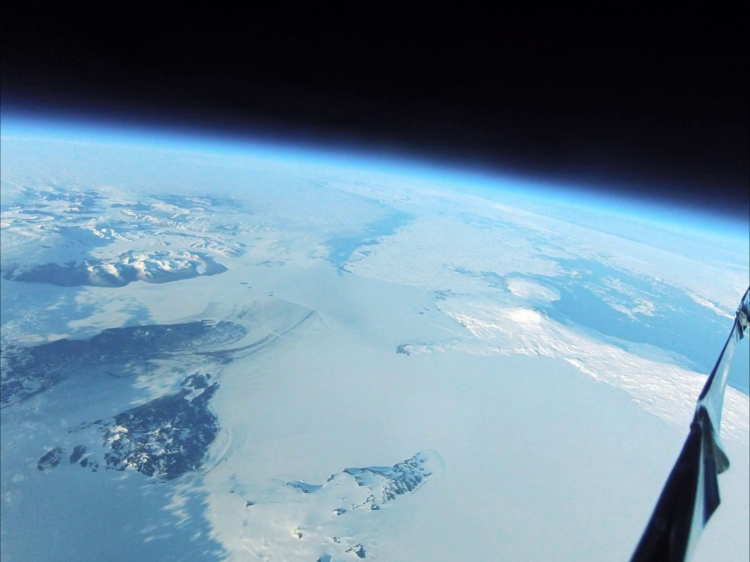
#> input picture frame 60 of payload/at_float.mp4, 1500 x 1124 px, given in place of at_float.m4v, which was not available (shown at 1/2 size)
$ python HorizonScanner_Module.py
#> lines starting #> are read from the running program, lines starting #| are printed output that depends on the picture; pictures that were not available may be replaced by others from this repository, and a replacement may not be noted
import cv2 as cv  # used to process images
import numpy as np
import math as m
import time


########### Main Program #############


def calc_attitude(image):
    # split has array of colors (B,G,R) with index 0,1,2
    b, g, r = np.array(cv.split(image))

    #####blur the image

    # Gaussian Blur
    b = cv.GaussianBlur(b, (13, 13), 0)
    r = cv.GaussianBlur(r, (13, 13), 0)

    ###### intensity profile

    # get average of the intensity of the 4 pixels
    t1 = time.time()
    for x in range(wide):
        intensityB[:, x] = b[:, x * 4:(x + 1) * 4].mean(axis=1)
        intensityR[:, x] = r[:, x * 4:(x + 1) * 4].mean(axis=1)

    #######plot intensity profile and save to image
    br = abs(intensityB - intensityR)

    ####maximums####

    Mbr = np.argmax(br, axis=0)
    traceTime = time.time() - t0

    ### remove outliers
    Lside = np.where(abs(np.flip(Mbr[wid + 1:wide] - np.mean(Mbr))) < 3 * np.std(Mbr), Mbr[0:wid], False)
    Rside = np.where(abs(np.flip(Mbr[0:wid] - np.mean(Mbr))) < 3 * np.std(Mbr), Mbr[wid + 1:wide], False)

    ly = Lside[Lside != False]
    ry = Rside[Rside != False]
    lx = Llx[Lside != False]
    rx = Rrx[Rside != False]

    # left point (y,dy,x,dx)
    lp = (np.mean(ly), np.std(ly) / np.sqrt(len(ly)),
          np.mean(lx), np.std(lx) / np.sqrt(len(lx)))
    # right point (y,dy,x,dx)
    rp = (np.mean(ry), np.std(ry) / np.sqrt(len(ry)),
          np.mean(rx), np.std(rx) / np.sqrt(len(rx)))
    #### Calculate attitudes####

    # calculate the actual value
    theta = (lp[0] - rp[0]) / ((lp[2] - rp[2]) * 4)
    roll = round(180 / 3.1415926 * np.arctan(theta), 5)
    pitch = round(((lp[0] + rp[0]) / 2 - iHigh / 2) * 63 / iHigh, 5)
    # calculate uncertainty. 'uroll' is the uncertainty of roll, 'upitch' is the uncertainty of pitch
    dtheta = (((lp[1] - rp[1]) / (lp[2] - rp[2])) + ((rp[3] - lp[3]) / (lp[2] - rp[2]) ** 2)) / 4

    uroll = round(180 / 3.1415926 * (1 / (1 + theta ** 2)) * dtheta, 5)
    upitch = round(63 / 2 / iHigh * (lp[1] + rp[1]), 5)
    attitudeTime = time.time() - t0

    return roll, uroll, pitch, upitch, attitudeTime


# Load Vedio
vidcap = cv.VideoCapture('at_float.m4v')
count = 0
success, image = vidcap.read()
#> image is the input picture: shape (1124, 1500, 3); mean B, G, R 152.8, 134, 106.1
iHigh, iWide, iChannel = image.shape
#> iHigh = 1124; iWide = 1500; iChannel = 3

# Define Parameters
wide = int(iWide / 4)
#> wide = 375
intensityB = np.zeros((iHigh, wide))
intensityR = np.zeros((iHigh, wide))
Mbr = np.zeros(wide)
#> Mbr = 375 values from 0 to 0
wid = int(iWide / 8)
#> wid = 187
pair = np.zeros((2, int(wid)))  # 0 is roll, 1 is pitch
Llx = np.arange(0, wid)
#> Llx = 187 values from 0 to 186
Rrx = np.arange(wid + 1, wide)
#> Rrx = 187 values from 188 to 374

# save files
trace = open("horizon trace.txt", "w")
attitude = open("horizon attitudes.txt", "w")

# process all frame
t0 = time.time()
while success:
    roll, uroll, pitch, upitch, attitudeTime = calc_attitude(image)
#> in calc_attitude, `b, g, r = np.array(cv.split(image))`:
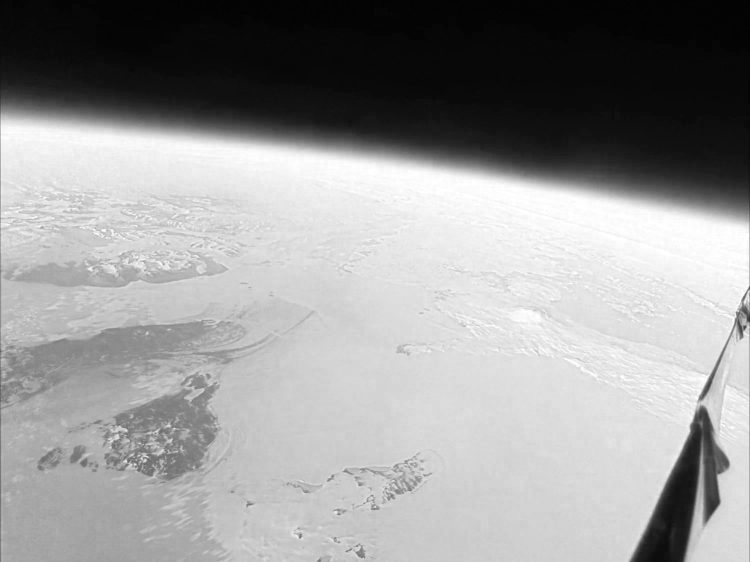
#> b: shape (1124, 1500) (shown at 1/2 size); min 2, max 255, mean 152.8
#> in calc_attitude, `b, g, r = np.array(cv.split(image))`:
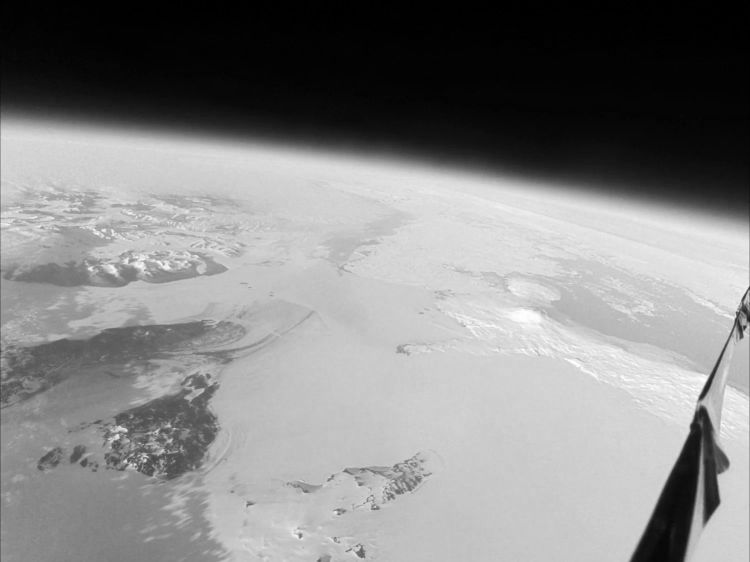
#> g: shape (1124, 1500) (shown at 1/2 size); min 0, max 255, mean 134
#> in calc_attitude, `b, g, r = np.array(cv.split(image))`:
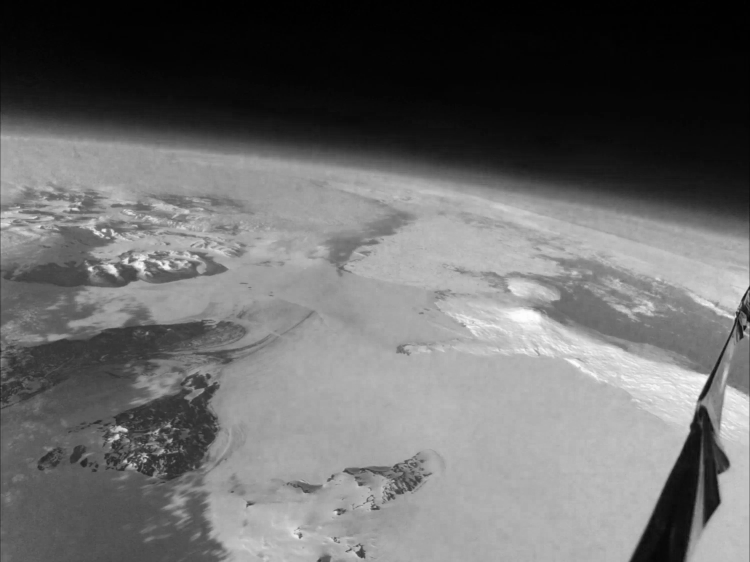
#> r: shape (1124, 1500) (shown at 1/2 size); min 0, max 255, mean 106.1
#> after the loop in calc_attitude, `for x in range(wide):`:
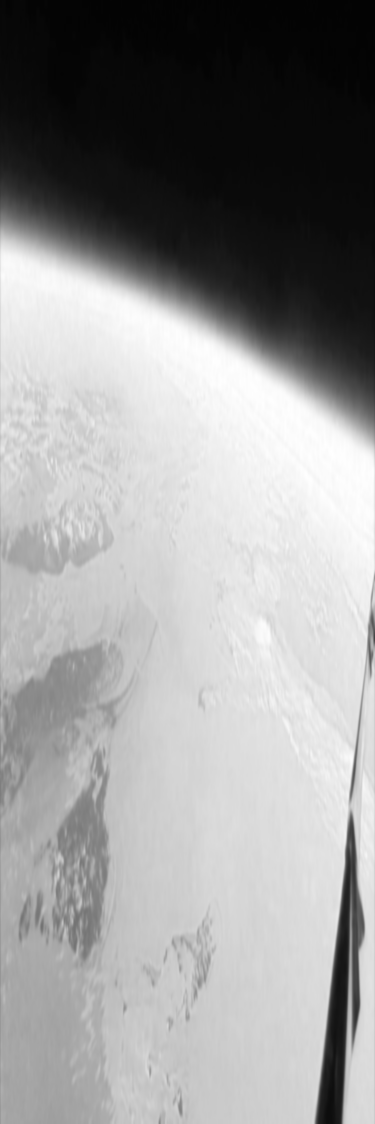
#> intensityB: shape (1124, 375) float64; min 3, max 255, mean 152.9
#> after the loop in calc_attitude, `for x in range(wide):`:
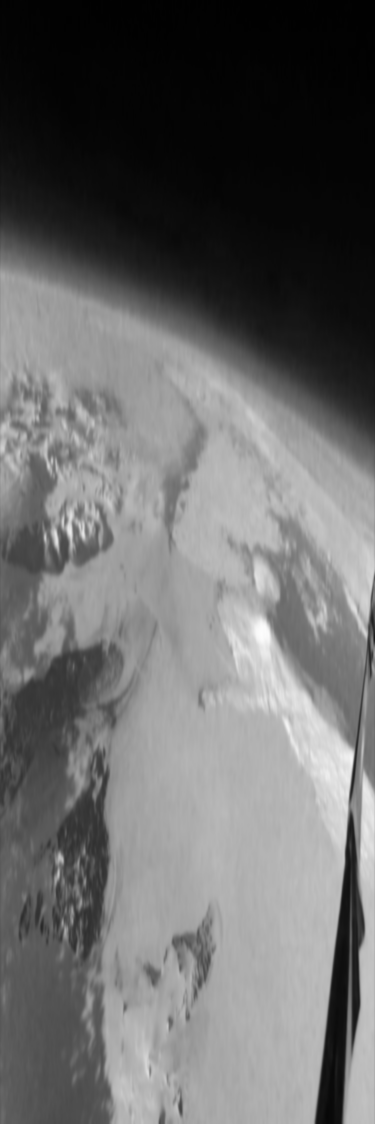
#> intensityR: shape (1124, 375) float64; min 1, max 253, mean 106.1
#> in calc_attitude, `br = abs(intensityB - intensityR)`:
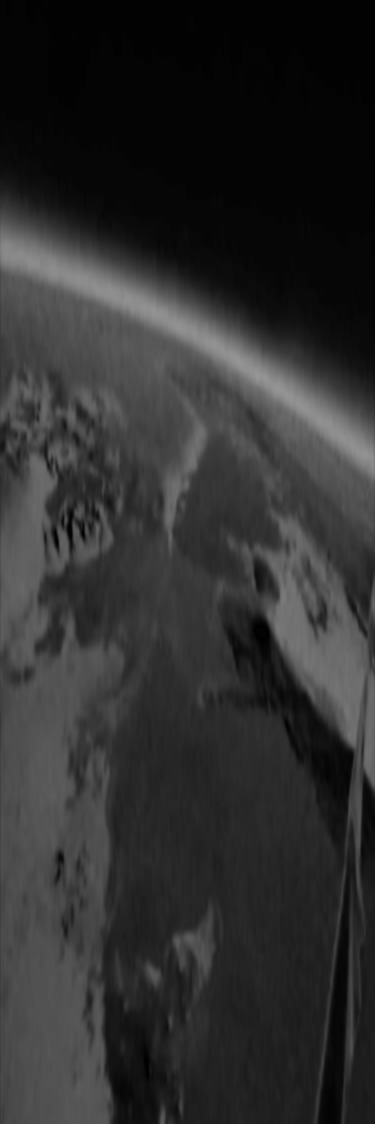
#> br: shape (1124, 375) float64; min 0, max 151.2, mean 46.8
#> in calc_attitude, `Mbr = np.argmax(br, axis=0)`: Mbr = 375 values, max 462 at index 374, min 248 at index 0, mean 339.5
#> in calc_attitude, `Lside = np.where(abs(np.flip(Mbr[wid + 1:wide] - np.mean(Mbr))) < 3 * ..`: Lside = 187 values, max 329 at index 185, min 248 at index 0, mean 286.6
#> in calc_attitude, `Rside = np.where(abs(np.flip(Mbr[0:wid] - np.mean(Mbr))) < 3 * np.std(..`: Rside = 187 values, max 462 at index 186, min 329 at index 0, mean 392.4
#> in calc_attitude, `ly = Lside[Lside != False]`: ly has the same summary as Lside
#> in calc_attitude, `ry = Rside[Rside != False]`: ry has the same summary as Rside
#> in calc_attitude, `lx = Llx[Lside != False]`: lx = 187 values from 0 to 186
#> in calc_attitude, `rx = Rrx[Rside != False]`: rx = 187 values from 188 to 374
#> in calc_attitude, `lp = (np.mean(ly), np.std(ly) / np.sqrt(len(ly)), np.mean(lx), np.std(..`: lp = (286.6, 1.67, 93, 3.95)
#> in calc_attitude, `rp = (np.mean(ry), np.std(ry) / np.sqrt(len(ry)), np.mean(rx), np.std(..`: rp = (392.4, 2.82, 281, 3.95)
#> in calc_attitude, `theta = (lp[0] - rp[0]) / ((lp[2] - rp[2]) * 4)`: theta = 0.141
#> in calc_attitude, `roll = round(180 / 3.1415926 * np.arctan(theta), 5)`: roll = 8.01
#> in calc_attitude, `pitch = round(((lp[0] + rp[0]) / 2 - iHigh / 2) * 63 / iHigh, 5)`: pitch = -12.47
#> in calc_attitude, `dtheta = (((lp[1] - rp[1]) / (lp[2] - rp[2])) + ((rp[3] - lp[3]) / (lp..`: dtheta = 0.00153
#> in calc_attitude, `uroll = round(180 / 3.1415926 * (1 / (1 + theta ** 2)) * dtheta, 5)`: uroll = 0.0861
#> in calc_attitude, `upitch = round(63 / 2 / iHigh * (lp[1] + rp[1]), 5)`: upitch = 0.126
#> roll = 8.01; uroll = 0.0861; pitch = -12.47; upitch = 0.126; attitudeTime = 0.303

    ####save files####

    attitude.write("roll={}+-{},pitch={}+-{},time={}\n".format(roll, uroll, pitch, upitch, attitudeTime))
#> (the run stopped early here; a loop or call above may not have finished)

$ run again, starting later in the video
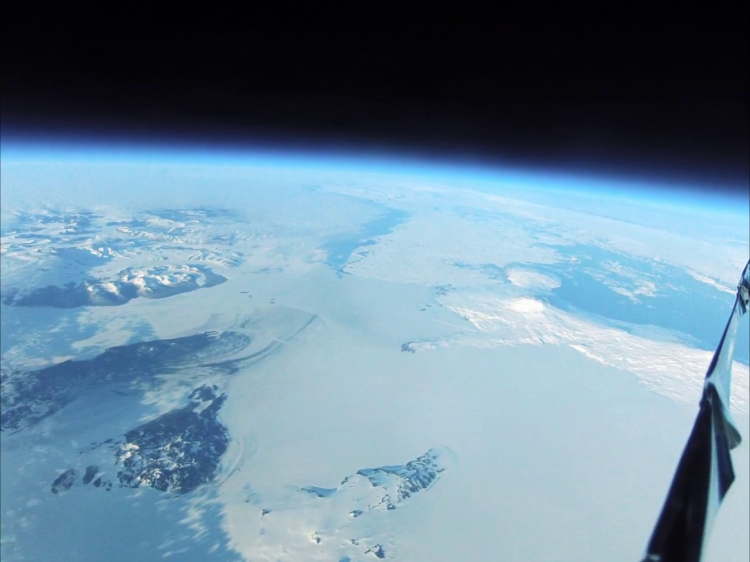
#> input picture frame 270 of payload/at_float.mp4, 1500 x 1124 px, given in place of at_float.m4v, which was not available (shown at 1/2 size)
#> image is the input picture: shape (1124, 1500, 3); mean B, G, R 152.6, 133.6, 106.2
#> after the loop in calc_attitude, `for x in range(wide):`:
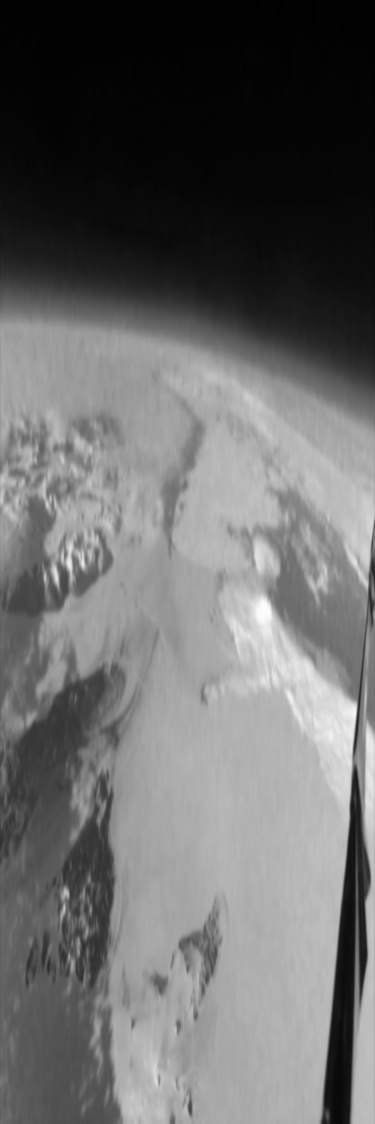
#> intensityR: shape (1124, 375) float64; min 0.5, max 253.2, mean 106.2
#> in calc_attitude, `br = abs(intensityB - intensityR)`:
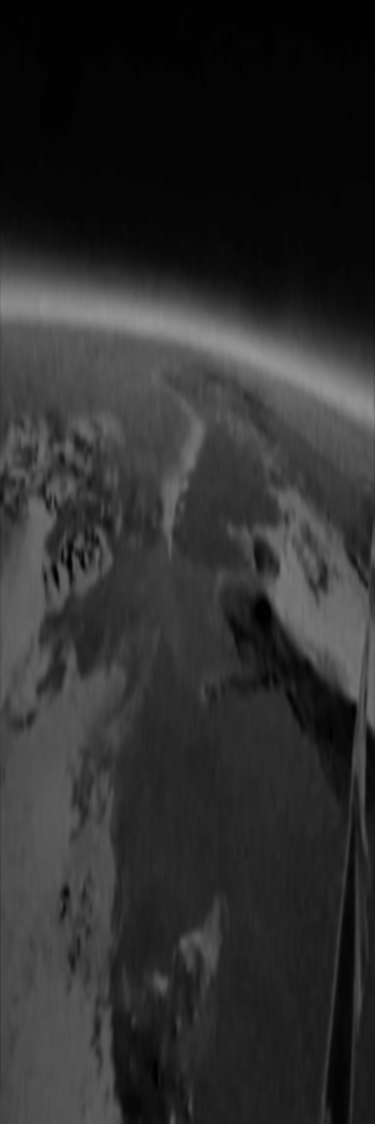
#> br: shape (1124, 375) float64; min 0, max 150, mean 46.4
#> in calc_attitude, `Mbr = np.argmax(br, axis=0)`: Mbr = 375 values, max 415 at index 374, min 302 at index 0, mean 341.3
#> Lside = 187 values, max 332 at index 186, min 302 at index 0, mean 314.4
#> Rside = 187 values, max 415 at index 186, min 330 at index 2, mean 368.2
#> ly has the same summary as Lside
#> ry has the same summary as Rside
#> lx = 187 values from 0 to 186
#> rx = 187 values from 188 to 374
#> lp = (314.4, 0.593, 93, 3.95)
#> rp = (368.2, 1.71, 281, 3.95)
#> theta = 0.0716
#> in calc_attitude, `roll = round(180 / 3.1415926 * np.arctan(theta), 5)`: roll = 4.1
#> in calc_attitude, `pitch = round(((lp[0] + rp[0]) / 2 - iHigh / 2) * 63 / iHigh, 5)`: pitch = -12.37
#> dtheta = 0.00149
#> in calc_attitude, `uroll = round(180 / 3.1415926 * (1 / (1 + theta ** 2)) * dtheta, 5)`: uroll = 0.0849
#> in calc_attitude, `upitch = round(63 / 2 / iHigh * (lp[1] + rp[1]), 5)`: upitch = 0.0646
#> `roll, uroll, pitch, upitch, attitudeTime = calc_attitude(image)`: roll = 4.1; uroll = 0.0849; pitch = -12.37; upitch = 0.0646; attitudeTime = 0.268

$ run again, starting later in the video
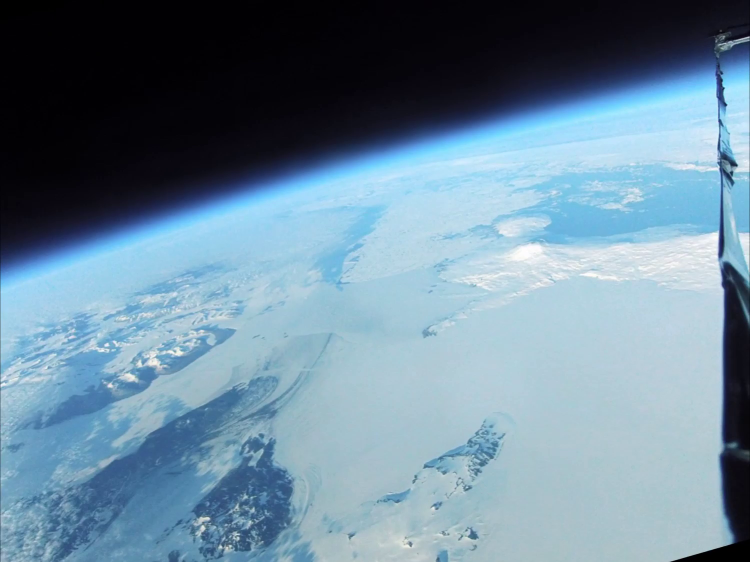
#> input picture frame 480 of payload/at_float.mp4, 1500 x 1124 px, given in place of at_float.m4v, which was not available (shown at 1/2 size)
#> image is the input picture: shape (1124, 1500, 3); mean B, G, R 154.5, 136.2, 108.9
#> after the loop in calc_attitude, `for x in range(wide):`:
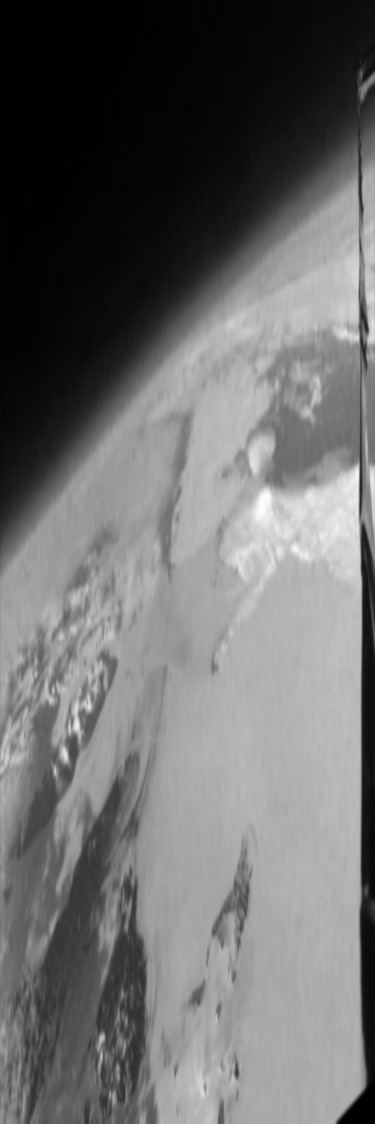
#> intensityR: shape (1124, 375) float64; min 0, max 254, mean 108.9
#> in calc_attitude, `br = abs(intensityB - intensityR)`:
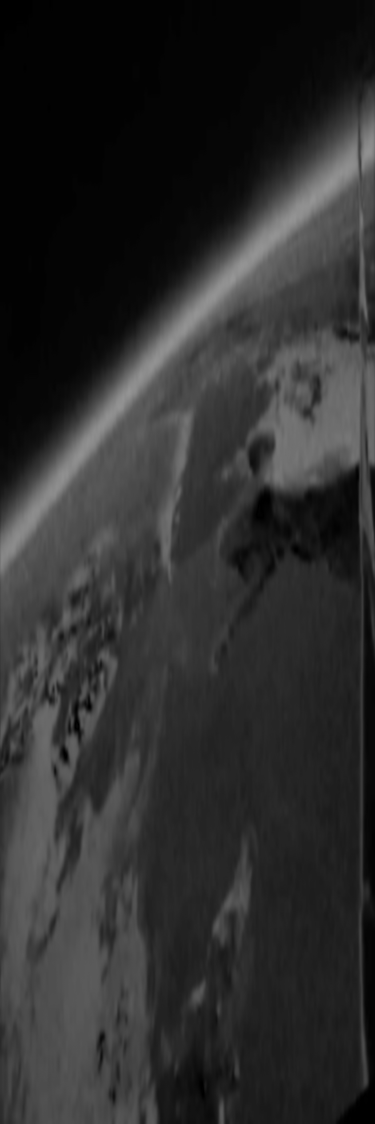
#> br: shape (1124, 375) float64; min 0, max 149.8, mean 45.7
#> in calc_attitude, `Mbr = np.argmax(br, axis=0)`: Mbr = 375 values, max 560 at index 0, min 144 at index 373, mean 335.9
#> Lside = 187 values, max 560 at index 0, min 325 at index 186, mean 438.6
#> Rside = 187 values, max 396 at index 170, min 144 at index 185, mean 233.4
#> ly has the same summary as Lside
#> ry has the same summary as Rside
#> lx = 187 values from 0 to 186
#> rx = 187 values from 188 to 374
#> lp = (438.6, 5.02, 93, 3.95)
#> rp = (233.4, 3.86, 281, 3.95)
#> theta = -0.273
#> in calc_attitude, `roll = round(180 / 3.1415926 * np.arctan(theta), 5)`: roll = -15.26
#> in calc_attitude, `pitch = round(((lp[0] + rp[0]) / 2 - iHigh / 2) * 63 / iHigh, 5)`: pitch = -12.67
#> dtheta = -0.00154
#> in calc_attitude, `uroll = round(180 / 3.1415926 * (1 / (1 + theta ** 2)) * dtheta, 5)`: uroll = -0.0824
#> in calc_attitude, `upitch = round(63 / 2 / iHigh * (lp[1] + rp[1]), 5)`: upitch = 0.249
#> `roll, uroll, pitch, upitch, attitudeTime = calc_attitude(image)`: roll = -15.26; uroll = -0.0824; pitch = -12.67; upitch = 0.249; attitudeTime = 0.339
